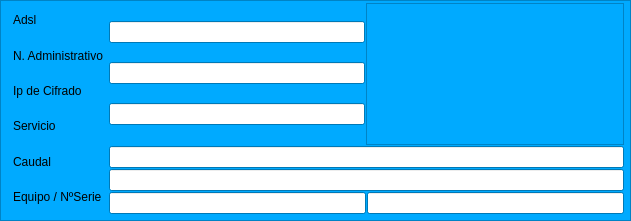
      <widget class="QFrame" name="frame_datosRouter">
       <property name="geometry">
        <rect>
         <x>620</x>
         <y>0</y>
         <width>631</width>
         <height>221</height>
        </rect>
       </property>
       <property name="palette">
        <palette>
         <active>
          <colorrole role="WindowText">
           <brush brushstyle="SolidPattern">
            <color alpha="255">
             <red>0</red>
             <green>0</green>
             <blue>0</blue>
            </color>
           </brush>
          </colorrole>
          <colorrole role="Button">
           <brush brushstyle="SolidPattern">
            <color alpha="255">
             <red>0</red>
             <green>170</green>
             <blue>255</blue>
            </color>
           </brush>
          </colorrole>
          <colorrole role="Light">
           <brush brushstyle="SolidPattern">
            <color alpha="255">
             <red>127</red>
             <green>213</green>
             <blue>255</blue>
            </color>
           </brush>
          </colorrole>
          <colorrole role="Midlight">
           <brush brushstyle="SolidPattern">
            <color alpha="255">
             <red>63</red>
             <green>191</green>
             <blue>255</blue>
            </color>
           </brush>
          </colorrole>
          <colorrole role="Dark">
           <brush brushstyle="SolidPattern">
            <color alpha="255">
             <red>0</red>
             <green>85</green>
             <blue>127</blue>
            </color>
           </brush>
          </colorrole>
          <colorrole role="Mid">
           <brush brushstyle="SolidPattern">
            <color alpha="255">
             <red>0</red>
             <green>113</green>
             <blue>170</blue>
            </color>
           </brush>
          </colorrole>
          <colorrole role="Text">
           <brush brushstyle="SolidPattern">
            <color alpha="255">
             <red>0</red>
             <green>0</green>
             <blue>0</blue>
            </color>
           </brush>
          </colorrole>
          <colorrole role="BrightText">
           <brush brushstyle="SolidPattern">
            <color alpha="255">
             <red>255</red>
             <green>255</green>
             <blue>255</blue>
            </color>
           </brush>
          </colorrole>
          <colorrole role="ButtonText">
           <brush brushstyle="SolidPattern">
            <color alpha="255">
             <red>0</red>
             <green>0</green>
             <blue>0</blue>
            </color>
           </brush>
          </colorrole>
          <colorrole role="Base">
           <brush brushstyle="SolidPattern">
            <color alpha="255">
             <red>255</red>
             <green>255</green>
             <blue>255</blue>
            </color>
           </brush>
          </colorrole>
          <colorrole role="Window">
           <brush brushstyle="SolidPattern">
            <color alpha="255">
             <red>0</red>
             <green>170</green>
             <blue>255</blue>
            </color>
           </brush>
          </colorrole>
          <colorrole role="Shadow">
           <brush brushstyle="SolidPattern">
            <color alpha="255">
             <red>0</red>
             <green>0</green>
             <blue>0</blue>
            </color>
           </brush>
          </colorrole>
          <colorrole role="AlternateBase">
           <brush brushstyle="SolidPattern">
            <color alpha="255">
             <red>127</red>
             <green>212</green>
             <blue>255</blue>
            </color>
           </brush>
          </colorrole>
          <colorrole role="ToolTipBase">
           <brush brushstyle="SolidPattern">
            <color alpha="255">
             <red>255</red>
             <green>255</green>
             <blue>220</blue>
            </color>
           </brush>
          </colorrole>
          <colorrole role="ToolTipText">
           <brush brushstyle="SolidPattern">
            <color alpha="255">
             <red>0</red>
             <green>0</green>
             <blue>0</blue>
            </color>
           </brush>
          </colorrole>
         </active>
         <inactive>
          <colorrole role="WindowText">
           <brush brushstyle="SolidPattern">
            <color alpha="255">
             <red>0</red>
             <green>0</green>
             <blue>0</blue>
            </color>
           </brush>
          </colorrole>
          <colorrole role="Button">
           <brush brushstyle="SolidPattern">
            <color alpha="255">
             <red>0</red>
             <green>170</green>
             <blue>255</blue>
            </color>
           </brush>
          </colorrole>
          <colorrole role="Light">
           <brush brushstyle="SolidPattern">
            <color alpha="255">
             <red>127</red>
             <green>213</green>
             <blue>255</blue>
            </color>
           </brush>
          </colorrole>
          <colorrole role="Midlight">
           <brush brushstyle="SolidPattern">
            <color alpha="255">
             <red>63</red>
             <green>191</green>
             <blue>255</blue>
            </color>
           </brush>
          </colorrole>
          <colorrole role="Dark">
           <brush brushstyle="SolidPattern">
            <color alpha="255">
             <red>0</red>
             <green>85</green>
             <blue>127</blue>
            </color>
           </brush>
          </colorrole>
          <colorrole role="Mid">
           <brush brushstyle="SolidPattern">
            <color alpha="255">
             <red>0</red>
             <green>113</green>
             <blue>170</blue>
            </color>
           </brush>
          </colorrole>
          <colorrole role="Text">
           <brush brushstyle="SolidPattern">
            <color alpha="255">
             <red>0</red>
             <green>0</green>
             <blue>0</blue>
            </color>
           </brush>
          </colorrole>
          <colorrole role="BrightText">
           <brush brushstyle="SolidPattern">
            <color alpha="255">
             <red>255</red>
             <green>255</green>
             <blue>255</blue>
            </color>
           </brush>
          </colorrole>
          <colorrole role="ButtonText">
           <brush brushstyle="SolidPattern">
            <color alpha="255">
             <red>0</red>
             <green>0</green>
             <blue>0</blue>
            </color>
           </brush>
          </colorrole>
          <colorrole role="Base">
           <brush brushstyle="SolidPattern">
            <color alpha="255">
             <red>255</red>
             <green>255</green>
             <blue>255</blue>
            </color>
           </brush>
          </colorrole>
          <colorrole role="Window">
           <brush brushstyle="SolidPattern">
            <color alpha="255">
             <red>0</red>
             <green>170</green>
             <blue>255</blue>
            </color>
           </brush>
          </colorrole>
          <colorrole role="Shadow">
           <brush brushstyle="SolidPattern">
            <color alpha="255">
             <red>0</red>
             <green>0</green>
             <blue>0</blue>
            </color>
           </brush>
          </colorrole>
          <colorrole role="AlternateBase">
           <brush brushstyle="SolidPattern">
            <color alpha="255">
             <red>127</red>
             <green>212</green>
             <blue>255</blue>
            </color>
           </brush>
          </colorrole>
          <colorrole role="ToolTipBase">
           <brush brushstyle="SolidPattern">
            <color alpha="255">
             <red>255</red>
             <green>255</green>
             <blue>220</blue>
            </color>
           </brush>
          </colorrole>
          <colorrole role="ToolTipText">
           <brush brushstyle="SolidPattern">
            <color alpha="255">
             <red>0</red>
             <green>0</green>
             <blue>0</blue>
            </color>
           </brush>
          </colorrole>
         </inactive>
         <disabled>
          <colorrole role="WindowText">
           <brush brushstyle="SolidPattern">
            <color alpha="255">
             <red>0</red>
             <green>85</green>
             <blue>127</blue>
            </color>
           </brush>
          </colorrole>
          <colorrole role="Button">
           <brush brushstyle="SolidPattern">
            <color alpha="255">
             <red>0</red>
             <green>170</green>
             <blue>255</blue>
            </color>
           </brush>
          </colorrole>
          <colorrole role="Light">
           <brush brushstyle="SolidPattern">
            <color alpha="255">
             <red>127</red>
             <green>213</green>
             <blue>255</blue>
            </color>
           </brush>
          </colorrole>
          <colorrole role="Midlight">
           <brush brushstyle="SolidPattern">
            <color alpha="255">
             <red>63</red>
             <green>191</green>
             <blue>255</blue>
            </color>
           </brush>
          </colorrole>
          <colorrole role="Dark">
           <brush brushstyle="SolidPattern">
            <color alpha="255">
             <red>0</red>
             <green>85</green>
             <blue>127</blue>
            </color>
           </brush>
          </colorrole>
          <colorrole role="Mid">
           <brush brushstyle="SolidPattern">
            <color alpha="255">
             <red>0</red>
             <green>113</green>
             <blue>170</blue>
            </color>
           </brush>
          </colorrole>
          <colorrole role="Text">
           <brush brushstyle="SolidPattern">
            <color alpha="255">
             <red>0</red>
             <green>85</green>
             <blue>127</blue>
            </color>
           </brush>
          </colorrole>
          <colorrole role="BrightText">
           <brush brushstyle="SolidPattern">
            <color alpha="255">
             <red>255</red>
             <green>255</green>
             <blue>255</blue>
            </color>
           </brush>
          </colorrole>
          <colorrole role="ButtonText">
           <brush brushstyle="SolidPattern">
            <color alpha="255">
             <red>0</red>
             <green>85</green>
             <blue>127</blue>
            </color>
           </brush>
          </colorrole>
          <colorrole role="Base">
           <brush brushstyle="SolidPattern">
            <color alpha="255">
             <red>0</red>
             <green>170</green>
             <blue>255</blue>
            </color>
           </brush>
          </colorrole>
          <colorrole role="Window">
           <brush brushstyle="SolidPattern">
            <color alpha="255">
             <red>0</red>
             <green>170</green>
             <blue>255</blue>
            </color>
           </brush>
          </colorrole>
          <colorrole role="Shadow">
           <brush brushstyle="SolidPattern">
            <color alpha="255">
             <red>0</red>
             <green>0</green>
             <blue>0</blue>
            </color>
           </brush>
          </colorrole>
          <colorrole role="AlternateBase">
           <brush brushstyle="SolidPattern">
            <color alpha="255">
             <red>0</red>
             <green>170</green>
             <blue>255</blue>
            </color>
           </brush>
          </colorrole>
          <colorrole role="ToolTipBase">
           <brush brushstyle="SolidPattern">
            <color alpha="255">
             <red>255</red>
             <green>255</green>
             <blue>220</blue>
            </color>
           </brush>
          </colorrole>
          <colorrole role="ToolTipText">
           <brush brushstyle="SolidPattern">
            <color alpha="255">
             <red>0</red>
             <green>0</green>
             <blue>0</blue>
            </color>
           </brush>
          </colorrole>
         </disabled>
        </palette>
       </property>
       <property name="frameShape">
        <enum>QFrame::StyledPanel</enum>
       </property>
       <property name="frameShadow">
        <enum>QFrame::Raised</enum>
       </property>
       <widget class="QWidget" name="layoutWidget">
        <property name="geometry">
         <rect>
          <x>13</x>
          <y>3</y>
          <width>611</width>
          <height>211</height>
         </rect>
        </property>
        <layout class="QHBoxLayout" name="horizontalLayout_21">
         <item>
          <layout class="QVBoxLayout" name="verticalLayout" stretch="0,0,0,0,0,0">
           <property name="spacing">
            <number>1</number>
           </property>
           <item>
            <widget class="QLabel" name="label_22">
             <property name="text">
              <string>Adsl</string>
             </property>
            </widget>
           </item>
           <item>
            <widget class="QLabel" name="label_21">
             <property name="text">
              <string>N. Administrativo</string>
             </property>
            </widget>
           </item>
           <item>
            <widget class="QLabel" name="label_19">
             <property name="text">
              <string>Ip de Cifrado</string>
             </property>
            </widget>
           </item>
           <item>
            <widget class="QLabel" name="label_20">
             <property name="text">
              <string>Servicio</string>
             </property>
            </widget>
           </item>
           <item>
            <widget class="QLabel" name="label_23">
             <property name="text">
              <string>Caudal</string>
             </property>
            </widget>
           </item>
           <item>
            <widget class="QLabel" name="label_24">
             <property name="text">
              <string>Equipo / NºSerie</string>
             </property>
            </widget>
           </item>
          </layout>
         </item>
         <item>
          <layout class="QVBoxLayout" name="verticalLayout_23">
           <property name="spacing">
            <number>1</number>
           </property>
           <item>
            <layout class="QHBoxLayout" name="horizontalLayout">
             <property name="spacing">
              <number>1</number>
             </property>
             <item>
              <layout class="QVBoxLayout" name="verticalLayout_19">
               <property name="spacing">
                <number>1</number>
               </property>
               <item>
                <layout class="QVBoxLayout" name="verticalLayout_20">
                 <property name="spacing">
                  <number>1</number>
                 </property>
                 <item>
                  <widget class="QLineEdit" name="lineEdit_adsl">
                   <property name="sizePolicy">
                    <sizepolicy hsizetype="Fixed" vsizetype="Fixed">
                     <horstretch>0</horstretch>
                     <verstretch>0</verstretch>
                    </sizepolicy>
                   </property>
                   <property name="maximumSize">
                    <size>
                     <width>256</width>
                     <height>16777215</height>
                    </size>
                   </property>
                   <property name="maxLength">
                    <number>16</number>
                   </property>
                   <property name="alignment">
                    <set>Qt::AlignRight|Qt::AlignTrailing|Qt::AlignVCenter</set>
                   </property>
                   <property name="readOnly">
                    <bool>true</bool>
                   </property>
                  </widget>
                 </item>
                </layout>
               </item>
               <item>
                <layout class="QVBoxLayout" name="verticalLayout_2">
                 <property name="spacing">
                  <number>1</number>
                 </property>
                 <item>
                  <widget class="QLineEdit" name="lineEdit_n_adm">
                   <property name="sizePolicy">
                    <sizepolicy hsizetype="Fixed" vsizetype="Fixed">
                     <horstretch>0</horstretch>
                     <verstretch>0</verstretch>
                    </sizepolicy>
                   </property>
                   <property name="maximumSize">
                    <size>
                     <width>256</width>
                     <height>16777215</height>
                    </size>
                   </property>
                   <property name="maxLength">
                    <number>16</number>
                   </property>
                   <property name="alignment">
                    <set>Qt::AlignRight|Qt::AlignTrailing|Qt::AlignVCenter</set>
                   </property>
                   <property name="readOnly">
                    <bool>true</bool>
                   </property>
                  </widget>
                 </item>
                </layout>
               </item>
               <item>
                <layout class="QVBoxLayout" name="verticalLayout_18">
                 <property name="spacing">
                  <number>1</number>
                 </property>
                 <item>
                  <widget class="QLineEdit" name="lineEdit_ip_cifrado">
                   <property name="sizePolicy">
                    <sizepolicy hsizetype="Fixed" vsizetype="Fixed">
                     <horstretch>0</horstretch>
                     <verstretch>0</verstretch>
                    </sizepolicy>
                   </property>
                   <property name="maximumSize">
                    <size>
                     <width>256</width>
                     <height>16777215</height>
                    </size>
                   </property>
                   <property name="maxLength">
                    <number>16</number>
                   </property>
                   <property name="alignment">
                    <set>Qt::AlignRight|Qt::AlignTrailing|Qt::AlignVCenter</set>
                   </property>
                   <property name="readOnly">
                    <bool>true</bool>
                   </property>
                  </widget>
                 </item>
                </layout>
               </item>
              </layout>
             </item>
             <item>
              <widget class="QFrame" name="frame_router">
               <property name="frameShape">
                <enum>QFrame::StyledPanel</enum>
               </property>
               <property name="frameShadow">
                <enum>QFrame::Raised</enum>
               </property>
               <widget class="QPushButton" name="pB_router">
                <property name="geometry">
                 <rect>
                  <x>2</x>
                  <y>2</y>
                  <width>241</width>
                  <height>100</height>
                 </rect>
                </property>
                <property name="text">
                 <string/>
                </property>
                <property name="flat">
                 <bool>true</bool>
                </property>
               </widget>
              </widget>
             </item>
            </layout>
           </item>
           <item>
            <layout class="QVBoxLayout" name="verticalLayout_22">
             <property name="spacing">
              <number>1</number>
             </property>
             <item>
              <layout class="QVBoxLayout" name="verticalLayout_9">
               <property name="spacing">
                <number>1</number>
               </property>
               <item>
                <widget class="QLineEdit" name="lineEdit_servicio">
                 <property name="maxLength">
                  <number>64</number>
                 </property>
                 <property name="readOnly">
                  <bool>true</bool>
                 </property>
                </widget>
               </item>
              </layout>
             </item>
             <item>
              <layout class="QVBoxLayout" name="verticalLayout_8">
               <property name="spacing">
                <number>1</number>
               </property>
               <item>
                <widget class="QLineEdit" name="lineEdit_caudal">
                 <property name="maxLength">
                  <number>64</number>
                 </property>
                 <property name="readOnly">
                  <bool>true</bool>
                 </property>
                </widget>
               </item>
              </layout>
             </item>
             <item>
              <layout class="QHBoxLayout" name="horizontalLayout_18">
               <item>
                <layout class="QVBoxLayout" name="verticalLayout_17">
                 <item>
                  <widget class="QLineEdit" name="lineEdit_equipamiento">
                   <property name="maxLength">
                    <number>128</number>
                   </property>
                   <property name="alignment">
                    <set>Qt::AlignRight|Qt::AlignTrailing|Qt::AlignVCenter</set>
                   </property>
                   <property name="readOnly">
                    <bool>true</bool>
                   </property>
                  </widget>
                 </item>
                </layout>
               </item>
               <item>
                <layout class="QVBoxLayout" name="verticalLayout_21">
                 <item>
                  <widget class="QLineEdit" name="lineEdit_numeroSerieRouter">
                   <property name="alignment">
                    <set>Qt::AlignRight|Qt::AlignTrailing|Qt::AlignVCenter</set>
                   </property>
                  </widget>
                 </item>
                </layout>
               </item>
              </layout>
             </item>
            </layout>
           </item>
          </layout>
         </item>
        </layout>
       </widget>
      </widget>
